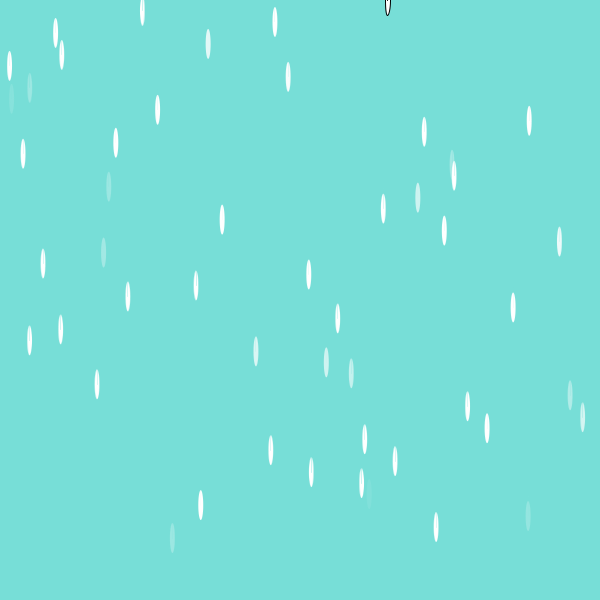
Frame 1 (no input)
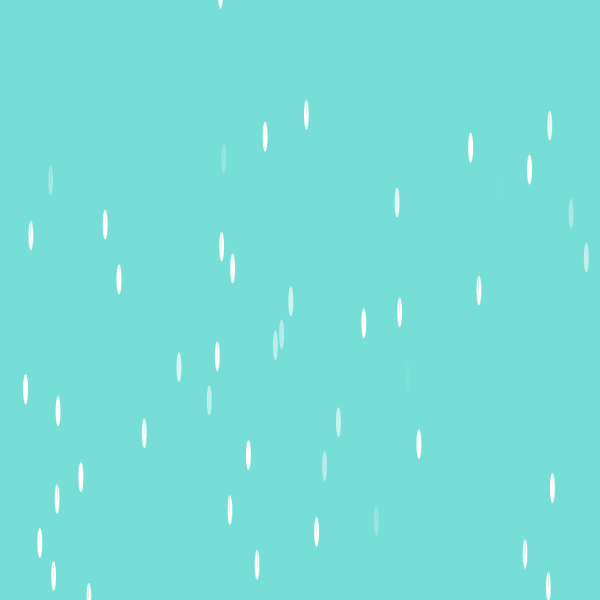
Frame 60 (the mouse pressed at the canvas centre just before this capture)
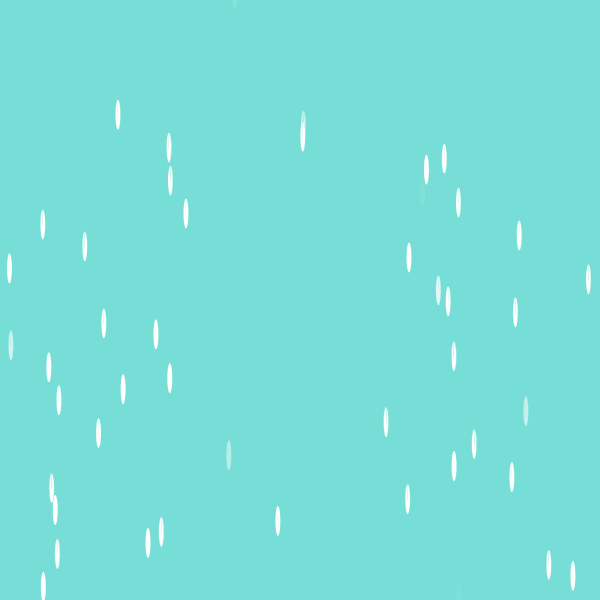
Frame 120 (the mouse held since frame 60 and released just before this capture)

The Processing sketch that drew these frames (run headless with seeded random() and noise(); from frame 60 on, the mouse is pressed at the canvas centre):

// Processing sketch: processing_163370
// ── processing_163370.pde

float gravity = 0.98;
float speed =10;
float y = 0;
float[] x = new float[50];


void setup()
{
  size(600,600);
  smooth();
  
}

void draw()
{
  
  background(119,222,215,100);
  for(int i=0; i<50;i++)
  { 
    x[i] = random(600);
    ellipseMode(CENTER);
    ellipse(x[i],y,5,30);
    fill(255,255,255,random(1000));
    line(x[i], y, x[i], y-20);
    stroke(119,222,215,random(100));
    y = y + speed + gravity;
  
    if(y>height)
    {
      y = -50;
      speed = 10;
    }
  }
}
